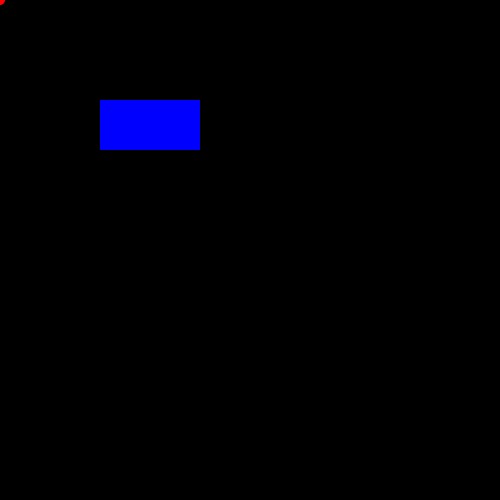
Frame 1 (no input)
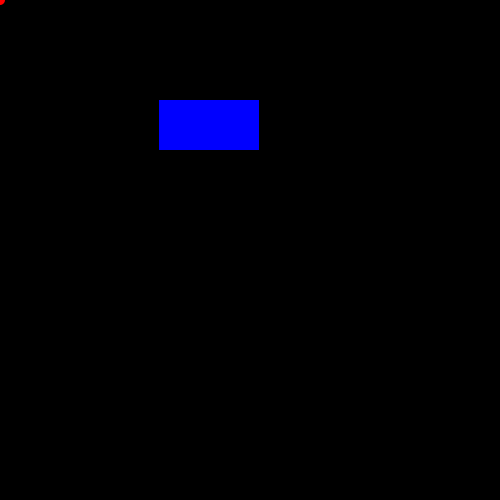
Frame 60 (the mouse pressed at the canvas centre just before this capture)
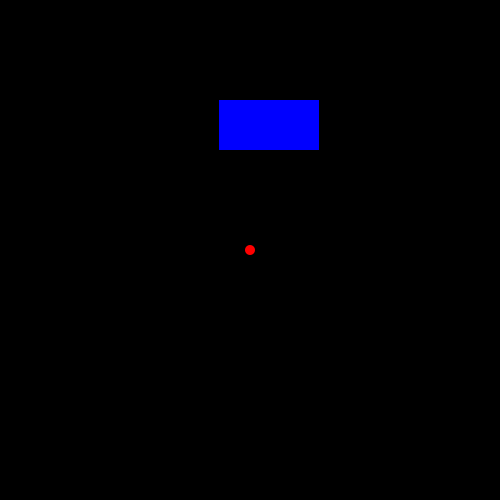
Frame 120 (the mouse held since frame 60 and released just before this capture)

The Processing sketch that drew these frames (run headless with seeded random() and noise(); from frame 60 on, the mouse is pressed at the canvas centre):

// Processing sketch: collisions
// ── collisions.pde
void setup()
{
  size(500, 500);
  
  boxX = 100;
  boxY = 100;
  boxW = 100;
  boxH = 50;
  
  noCursor();
}

float x, y;

float boxX, boxY, boxW, boxH;

void draw()
{
  background(0);
  
  noStroke();
  fill(0, 0, 255);
  rect(boxX, boxY, boxW, boxH);
  
  boxX ++;
  if (boxX > width)
  {
    boxX = -boxW;
  }
  
  x = mouseX;
  y = mouseY;
  
  fill(255, 0, 0);
  ellipse(x, y, 10, 10);
  
  
  // Check for collisions
  // Check the x and y of the ellipse against the bounds of the rectangle
  
  if (x > boxX && x < boxX + boxW && y > boxY && y < boxY + boxH)
  {
    fill(255);
    textSize(16);
    text("Collides!", 10, 50);
  }
  
  
  
}
